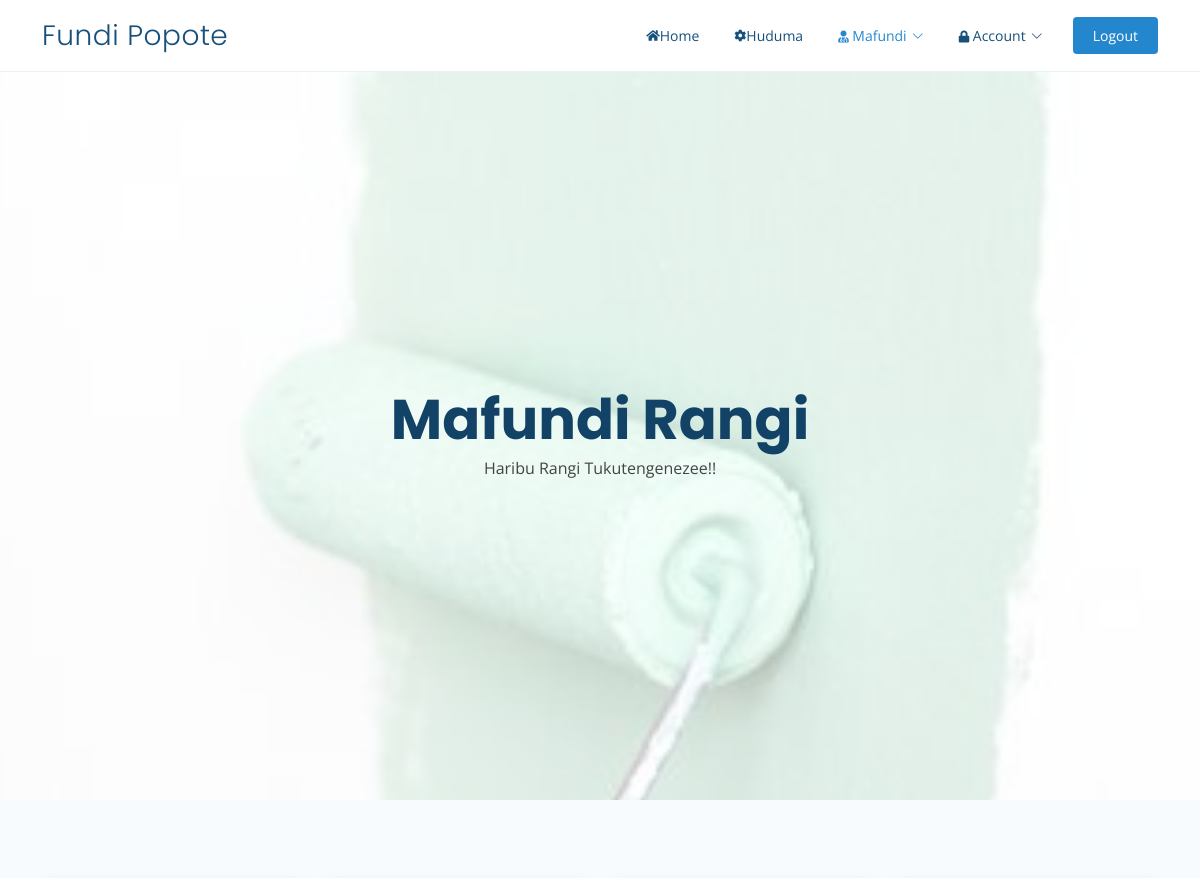
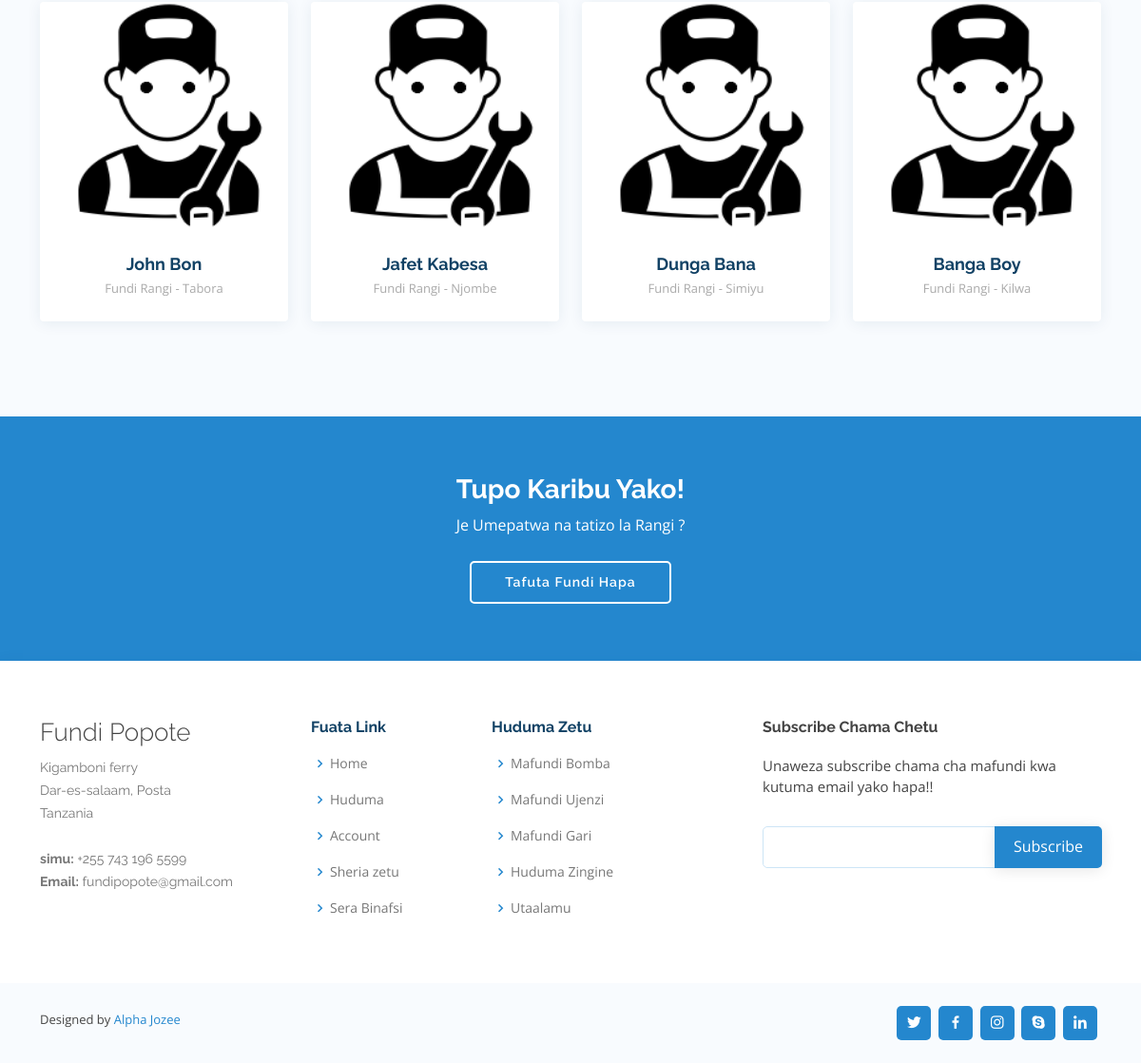
/mafundiCartegory.php?cartegory=Rangi, run on the app's committed database (2 pictures, top to bottom).
### tables this page shows
CREATE TABLE `member` (
  `id` int(11) NOT NULL,
  `username` varchar(20) NOT NULL,
  `email` varchar(100) NOT NULL,
  `phone` varchar(12) NOT NULL,
  `region` varchar(100) NOT NULL,
  `district` varchar(100) NOT NULL,
  `password` varchar(10) NOT NULL,
  `cartegory` varchar(100) NOT NULL,
  `img` varchar(100) NOT NULL
);

### mafundiCartegory.php (the view, shortened to what this page needs)
<!DOCTYPE html>
<html lang="en">
<head>
    <link href="assets/vendor/aos/aos.css" rel="stylesheet" />
    <link href="assets/vendor/bootstrap/css/bootstrap.css" rel="stylesheet" />
    <link href="assets/vendor/bootstrap/css/bootstrap.min.css" rel="stylesheet" />
    <link href="assets/vendor/bootstrap-icons/bootstrap-icons.css" rel="stylesheet" />
    <link href="assets/vendor/boxicons/css/boxicons.min.css" rel="stylesheet" />
    <link href="assets/vendor/glightbox/css/glightbox.min.css" rel="stylesheet" />
    <link href="assets/vendor/remixicon/remixicon.css" rel="stylesheet" />
    <link href="assets/vendor/swiper/swiper-bundle.min.css" rel="stylesheet" />
    <link href="assets/css/style.css" rel="stylesheet" />
    <link href="assets/css/all.css" rel="stylesheet" />
</head>
<body>
    <header id="header" class="fixed-top">
        <div class="container d-flex align-items-center justify-content-between">
            <h2 class="logo"><a href="home.php">Fundi Popote</a></h2>
            <nav id="navbar" class="navbar">
                <ul>
                    <li><a class="nav-link scrollto" href="home.php"><i class="fa fa-home" aria-hidden="true"></i> Home</a></li>
                    <li><a class="nav-link scrollto" href="cartegory.php"><i class="fa fa-cog" aria-hidden="true"></i> Huduma</a></li>
                    <li class="dropdown">
                        <a href="#" class="active"><span><i class="fa fa-user-md" aria-hidden="true"></i> Mafundi</span> <i class="bi bi-chevron-down"></i></a>
                    </li>
                     <li class="dropdown">
                        <a href="#"><span><i class="fa fa-lock" aria-hidden="true"></i> Account</span> <i class="bi bi-chevron-down"></i></a>
                    </li>
                    <li>
                        <a class="getstarted scrollto" href="index.php">Logout</a>
                    </li>
                </ul>
            </nav>
        </div>
    </header>
    <?php
             $cartegory = $_GET['cartegory'];
    ?>
        <section id="hero" class="d-flex align-items-center" style="background-image: url('assets/img/<?php echo $cartegory;?>.jpg');">
            <div class="container position-relative" data-aos="fade-up" data-aos-delay="100">
                <div class="row justify-content-center">
                    <div class="col-xl-7 col-lg-9 text-center">
                        <h1>Mafundi <?php  echo $cartegory;?></h1>
                        <p>Haribu <?php  echo $cartegory;?> Tukutengenezee!!</p>
                    </div>
                </div>
            </div>
        </section>
    <main id="main">
        <section id="team" class="team section-bg">
            <div class="container" data-aos="fade-up">
                <div class="row">
                    <?php
                          $cartegory = $_GET['cartegory'];
                          include "connection.php";
                          $sql = "SELECT * FROM  member  WHERE member.cartegory ='$cartegory'";
                          $check = mysqli_query($conn, $sql);
                          while($row = mysqli_fetch_assoc($check)){
                        ?>
                         <div class="col-lg-3 col-md-6 d-flex align-items-stretch" data-aos="fade-up" data-aos-delay="200">
                                <div class="member">
                                    <div class="member-img">
                                        <img src="<?php echo $row['img']; ?>" style="height: 240px; width: 300px;" class="img-fluid" alt="" />
                                    </div>
                                    <div class="member-info">
                                        <h4><?php echo ucwords($row['username']); ?></h4>
                                        <span>Fundi <?php echo ucwords($row['cartegory']); ?> - <?php echo ucwords($row['region']); ?></span>
                                    </div>
                                </div>
                            </div>
                    <?php } ?>
                </div>
            </div>
        </section>
        <section id="cta" class="cta">
            <div class="container" data-aos="zoom-in">
                <div class="text-center">
                    <h3>Tupo Karibu Yako!</h3>
                    <p>
                        Je Umepatwa na tatizo la <?php echo $_GET['cartegory']; ?> ?
                    </p>
                    <a class="cta-btn" href="#">Tafuta Fundi Hapa</a>
                </div>
            </div>
        </section>
    </main>
       <footer id="footer">
        <div class="footer-top">
            <div class="container">
                <div class="row">
                    <div class="col-lg-3 col-md-6 footer-contact">
                        <h3>Fundi Popote</h3>
                        <p>
                            Kigamboni ferry <br /> Dar-es-salaam, Posta<br /> Tanzania <br /><br />
                            <strong>simu:</strong> +255 743 196 5599<br />
                            <strong>Email:</strong> fundipopote@gmail.com<br />
                        </p>
                    </div>
                    <div class="col-lg-2 col-md-6 footer-links">
                        <h4>Fuata Link</h4>
                        <ul>
                            <li>
                                <i class="bx bx-chevron-right"></i> <a href="home.php">Home</a>
                            </li>
                            <li>
                                <i class="bx bx-chevron-right"></i> <a href="cartegory.php">Huduma</a>
                            </li>
                            <li>
                                <i class="bx bx-chevron-right"></i> <a href="profile.php">Account</a>
                            </li>
                            <li>
                                <i class="bx bx-chevron-right"></i>
                                <a href="#">Sheria zetu</a>
                            </li>
                            <li>
                                <i class="bx bx-chevron-right"></i>
                                <a href="#">Sera Binafsi</a>
                            </li>
                        </ul>
                    </div>
                    <div class="col-lg-3 col-md-6 footer-links">
                        <h4>Huduma Zetu</h4>
                        <ul>
                            <li>
                                <i class="bx bx-chevron-right"></i> <a href="#">Mafundi Bomba</a>
                            </li>
                            <li>
                                <i class="bx bx-chevron-right"></i>
                                <a href="#">Mafundi Ujenzi</a>
                            </li>
                            <li>
                                <i class="bx bx-chevron-right"></i>
                                <a href="#">Mafundi Gari</a>
                            </li>
                            <li>
                                <i class="bx bx-chevron-right"></i> <a href="#">Huduma Zingine</a>
                            </li>
                            <li>
                                <i class="bx bx-chevron-right"></i>
                                <a href="#">Utaalamu</a>
                            </li>
                        </ul>
                    </div>
                    <div class="col-lg-4 col-md-6 footer-newsletter">
                        <h4>Subscribe Chama Chetu</h4>
                        <p>
                            Unaweza subscribe chama cha mafundi kwa kutuma email yako hapa!!
                        </p>
                        <form action="" method="post">
                            <input type="email" name="email" required/><input type="submit" value="Subscribe" />
                        </form>
                    </div>
                </div>
            </div>
        </div>
        <div class="container d-md-flex py-4">
            <div class="me-md-auto text-center text-md-start">
                <div class="credits">
                    Designed by <a href="https://alphaxad.000webhostapp.com">Alpha Jozee</a>
                </div>
            </div>
            <div class="social-links text-center text-md-right pt-3 pt-md-0">
                <a href="#" class="twitter"><i class="bx bxl-twitter"></i></a>
                <a href="#" class="facebook"><i class="bx bxl-facebook"></i></a>
                <a href="#" class="instagram"><i class="bx bxl-instagram"></i></a>
                <a href="#" class="google-plus"><i class="bx bxl-skype"></i></a>
                <a href="#" class="linkedin"><i class="bx bxl-linkedin"></i></a>
            </div>
        </div>
       </footer>
</body>
</html>

### data on the page
member: img (placeholder picture), username "John Bon", cartegory "Rangi", region "Tabora"
member: img (placeholder picture), username "Jafet Kabesa", cartegory "Rangi", region "Njombe"
member: img (placeholder picture), username "Dunga Bana", cartegory "Rangi", region "Simiyu"
member: img (placeholder picture), username "Banga Boy", cartegory "Rangi", region "Kilwa"

### other printed values
$cartegory "Rangi"
$_GET['cartegory'] "Rangi"
